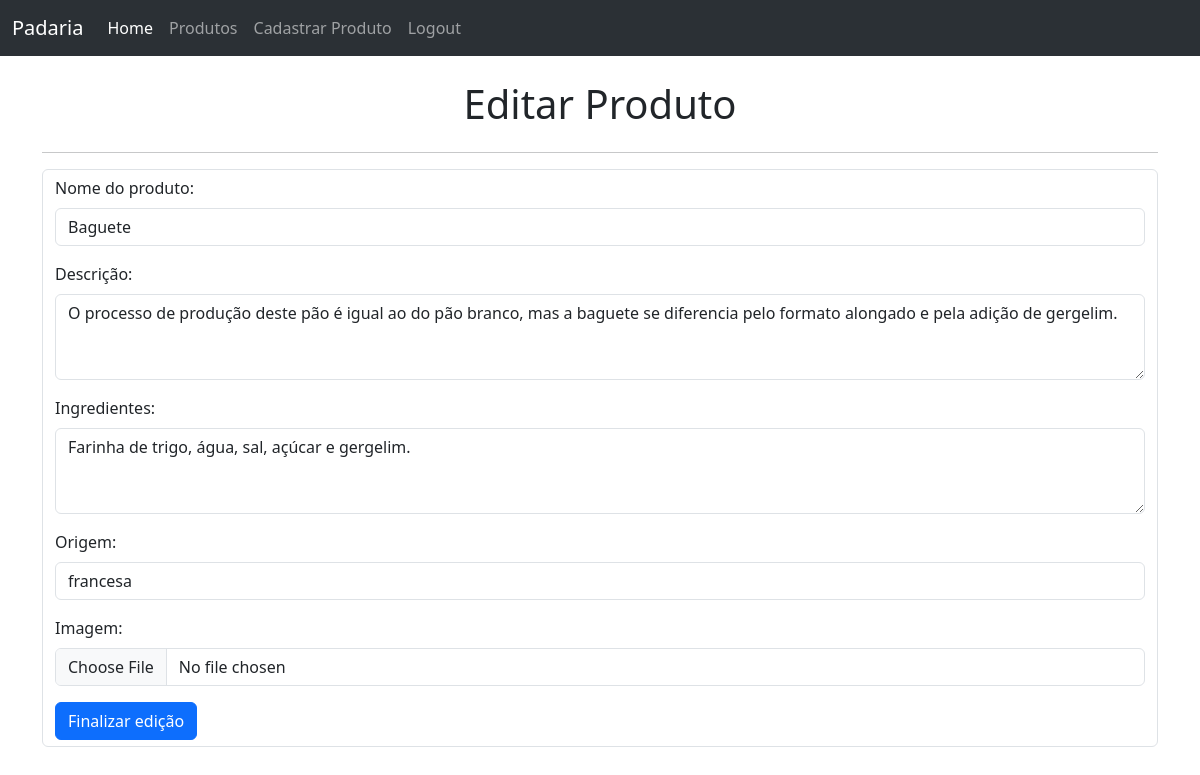
The app's page /editar_produto/3 with its own data.
### app.py (models this page shows, shortened)
class Product(db.Model):
    __tablename__ = "produto"
    id = db.Column(db.Integer, primary_key=True)
    nome = db.Column(db.String(100), nullable=False)
    descricao = db.Column(db.String(500))
    ingredientes = db.Column(db.String(500))
    origem = db.Column(db.String(100))
    imagem = db.Column(db.String(100))

### app.py (the view)
@app.route('/editar_produto/<int:id>', methods=['GET', 'POST'])
@login_required
def editar_produto(id):
    if request.method == 'POST':
        dados_editados = request.form
        imagem = request.files['imagem']
        produto = db.session.execute(db.select(Product).filter(Product.id == id)).scalar()
        produto.nome = dados_editados['nome']
        produto.descricao = dados_editados['descricao']
        produto.ingredientes = dados_editados['ingredientes']
        produto.origem = dados_editados['origem']
        if imagem.filename:
            imagem.save(os.path.join('static/images', imagem.filename))
            produto.imagem = imagem.filename
        db.session.commit()
        return redirect('/listar_produtos')
    else:
        produto_editado = db.session.execute(db.select(Product).filter(Product.id == id)).scalar()
        print(produto_editado.nome)
        return render_template('editar.html', produto=produto_editado)

### templates/editar.html (shortened to what this page needs)
{%  extends "base.html" %}
{% block main %}
<div class="container">
    <br>
    <div class="d-flex justify-content-center">
        <h1>Editar Produto</h1>
    </div>
    <hr>
    <form action="{{url_for('editar_produto', id=produto.id)}}" class="form-control" enctype="multipart/form-data" method="post">
        <div class="mb-3">
            <label for="nome" class="form-label">Nome do produto:</label>
            <input type="text" class="form-control" name="nome" value="{{produto.nome}}" required>
        </div>
          <div class="mb-3">
            <label for="descricao" class="form-label">Descrição:</label>
            <textarea class="form-control" name="descricao" rows="3">{{produto.descricao}}</textarea>
          </div>
          <div class="mb-3">
            <label for="ingredientes" class="form-label">Ingredientes:</label>
            <textarea class="form-control" name="ingredientes" rows="3">{{produto.ingredientes}}</textarea>
          </div>
          <div class="mb-3">
            <label for="origem" class="form-label">Origem:</label>
            <input type="text" class="form-control" name="origem" value="{{produto.origem}}">
          </div>
          <div class="mb-3">
            <label for="imagem" class="form-label">Imagem:</label>
            <input type="file" class="form-control" name="imagem">
          </div>
          <input type="submit" value="Finalizar edição" class="btn btn-primary">
    </form>
</div>
<br>
{% endblock %}

### records on screen
Product: nome "Baguete", descricao "O processo de produção deste pão é igual ao do pão branco, mas a baguete se diferencia pelo formato alongado e pela adição de gergelim.", ingredientes "Farinha de trigo, água, sal, açúcar e gergelim.", origem "francesa"
